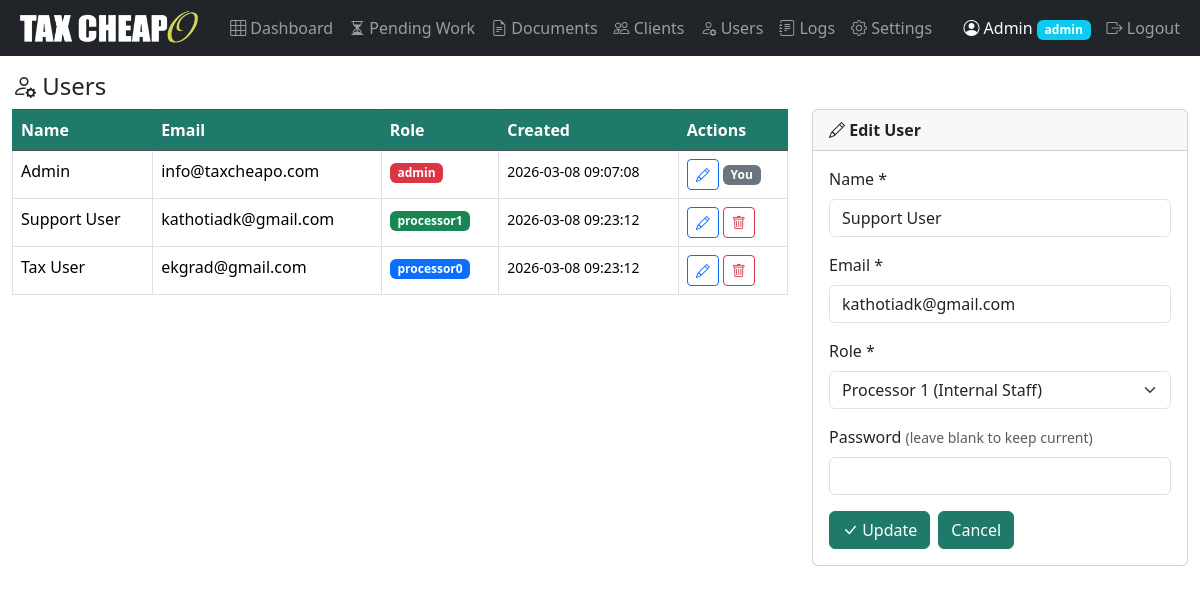
The page /?action=user_edit&id=5 (signed in) on the database its author committed.
### tables this page shows
CREATE TABLE IF NOT EXISTS `users` (
  `id` INT(11) NOT NULL AUTO_INCREMENT,
  `name` VARCHAR(100) NOT NULL,
  `email` VARCHAR(191) NOT NULL,
  `password_hash` VARCHAR(255) NOT NULL,
  `role` ENUM('processor0','processor1','admin') NOT NULL DEFAULT 'processor0',
  `created_at` TIMESTAMP NOT NULL DEFAULT CURRENT_TIMESTAMP,
  `updated_at` TIMESTAMP NOT NULL DEFAULT CURRENT_TIMESTAMP ON UPDATE CURRENT_TIMESTAMP,
  PRIMARY KEY (`id`),
  UNIQUE KEY `email` (`email`)
);

### controllers/UserController.php (called while the page is built, shortened)
<?php
require_once BASE_PATH . '/models/User.php';
$users = User::all();
$editUser = null;
if ($action === 'user_edit' && isset($_GET['id'])) {
    $editUser = User::findById((int) $_GET['id']);
}
include BASE_PATH . '/views/users.php';

### models/User.php (called while the page is built, shortened)
<?php
class User {
    public static function findById(int $id): ?array {
        $db = getDB();
        $stmt = $db->prepare("SELECT * FROM users WHERE id = ?");
        $stmt->execute([$id]);
        return $stmt->fetch() ?: null;
    }
    public static function all(): array {
        $db = getDB();
        return $db->query("SELECT id, name, email, role, created_at FROM users ORDER BY name")->fetchAll();
    }
}

### helpers/functions.php (called while the page is built, shortened)
<?php
function basePath(): string {
    $base = defined('APP_BASE_URL') ? (string) APP_BASE_URL : '/dash';
    $base = trim($base);
    return rtrim($base, '/');
}
function appUrl(string $path = ''): string {
    $base = basePath();
    if ($path[0] === '?') {
        return $base . '/' . $path;
    }
    return $base . '/' . ltrim($path, '/');
}
function e(string $str): string {
    return htmlspecialchars($str, ENT_QUOTES, 'UTF-8');
}

### views/users.php (the view, shortened to what this page needs)
<?php
$roleBadge = ['admin' => 'bg-danger', 'processor0' => 'bg-primary', 'processor1' => 'bg-success'];
?>
<h4><i class="bi bi-person-gear"></i> Users</h4>
<div class="row">
    <div class="col-md-8">
        <table class="table table-bordered table-hover">
            <thead class="table-dark">
                <tr>
                    <th>Name</th>
                    <th>Email</th>
                    <th>Role</th>
                    <th>Created</th>
                    <th>Actions</th>
                </tr>
            </thead>
            <tbody>
            <?php foreach ($users as $u): ?>
                <tr>
                    <td><?= e($u['name']) ?></td>
                    <td><?= e($u['email']) ?></td>
                    <td><span class="badge <?= $roleBadge[$u['role']] ?? 'bg-secondary' ?>"><?= e($u['role']) ?></span></td>
                    <td><small><?= e($u['created_at']) ?></small></td>
                    <td>
                        <a href="<?= e(appUrl('?action=user_edit&id=' . $u['id'])) ?>"
                           class="btn btn-sm btn-outline-primary" title="Edit">
                            <i class="bi bi-pencil"></i>
                        </a>
                        <?php if ($u['id'] != $_SESSION['user_id']): ?>
                        <form method="POST" action="<?= e(appUrl('?action=user_delete')) ?>" class="d-inline confirm-delete"
                              data-confirm-title="Delete User"
                              data-confirm-message="Are you sure you want to delete user &quot;<?= e($u['name']) ?>&quot;?"
                              data-confirm-warning="This action cannot be undone.">
                            <button class="btn btn-sm btn-outline-danger" title="Delete">
                                <i class="bi bi-trash"></i>
                            </button>
                        </form>
                        <?php else: ?>
                            <span class="badge bg-secondary">You</span>
                        <?php endif; ?>
                    </td>
                </tr>
            <?php endforeach; ?>
            </tbody>
        </table>
    </div>
    <div class="col-md-4">
        <div class="card">
            <div class="card-header">
                <strong><?= $editUser ? '<i class="bi bi-pencil"></i> Edit User' : '<i class="bi bi-person-plus"></i> Add User' ?></strong>
            </div>
            <div class="card-body">
                <form method="POST" action="<?= e(appUrl('?action=user_save')) ?>">
                    <div class="mb-3">
                        <label class="form-label">Name *</label>
                        <input type="text" name="name" class="form-control" required
                               value="<?= e($editUser['name'] ?? '') ?>">
                    </div>
                    <div class="mb-3">
                        <label class="form-label">Email *</label>
                        <input type="email" name="email" class="form-control" required
                               value="<?= e($editUser['email'] ?? '') ?>">
                    </div>
                    <div class="mb-3">
                        <label class="form-label">Role *</label>
                        <select name="role" class="form-select">
                            <?php foreach (['processor0' => 'Processor 0 (Client)', 'processor1' => 'Processor 1 (Internal Staff)', 'admin' => 'Admin'] as $val => $label): ?>
                                <option value="<?= $val ?>" <?= ($editUser['role'] ?? '') === $val ? 'selected' : '' ?>>
                                    <?= $label ?>
                                </option>
                            <?php endforeach; ?>
                        </select>
                    </div>
                    <div class="mb-3">
                        <label class="form-label">
                            Password <?= $editUser ? '<small class="text-muted">(leave blank to keep current)</small>' : '*' ?>
                        </label>
                        <input type="password" name="password" class="form-control"
                               <?= $editUser ? '' : 'required' ?> autocomplete="new-password">
                    </div>
                    <div class="d-flex gap-2">
                        <button type="submit" class="btn btn-primary">
                            <i class="bi bi-check-lg"></i> <?= $editUser ? 'Update' : 'Create' ?>
                        </button>
                        <?php if ($editUser): ?>
                            <a href="<?= e(appUrl('?action=users')) ?>" class="btn btn-secondary">Cancel</a>
                        <?php endif; ?>
                    </div>
                </form>
            </div>
        </div>
    </div>
</div>
<?php
include BASE_PATH . '/views/layout.php';
?>

### public/css/style.css (style rules this page uses)
.badge { font-size: 0.75rem; }
.dashboard-table thead th, .dashboard-table thead td, #reminderClientList thead th, thead.table-dark th, thead.table-dark td { background-color: #1F7A6B !important; color: #fff !important; border-color: #1F7A6B !important; }
.btn-primary, .btn-secondary, .btn-info, .btn-success, .btn-warning, .btn-danger { background-color: #1F7A6B !important; border-color: #1F7A6B !important; color: #fff !important; }

### rows shown on the page
users: name "Admin", email "info@taxcheapo.com", role "admin", created_at "2026-03-08 09:07:08", shows "You"
users: name "Support User", email "kathotiadk@gmail.com", role "processor1", created_at "2026-03-08 09:23:12", role "Processor 1 (Internal Staff)"
users: name "Tax User", email "ekgrad@gmail.com", role "processor0", created_at "2026-03-08 09:23:12"

### other values the page prints
$_SESSION['user_name'] "Admin"
$_SESSION['user_role'] "admin"
